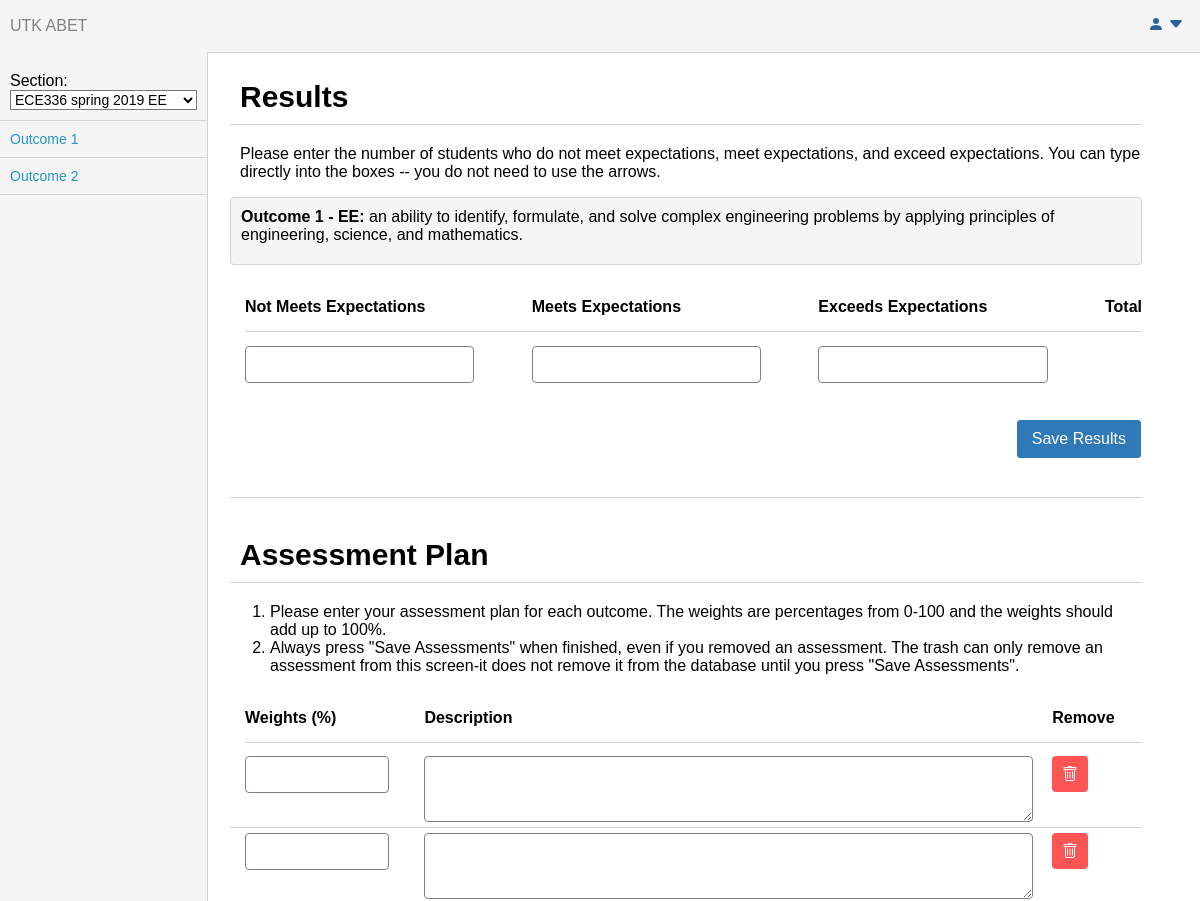
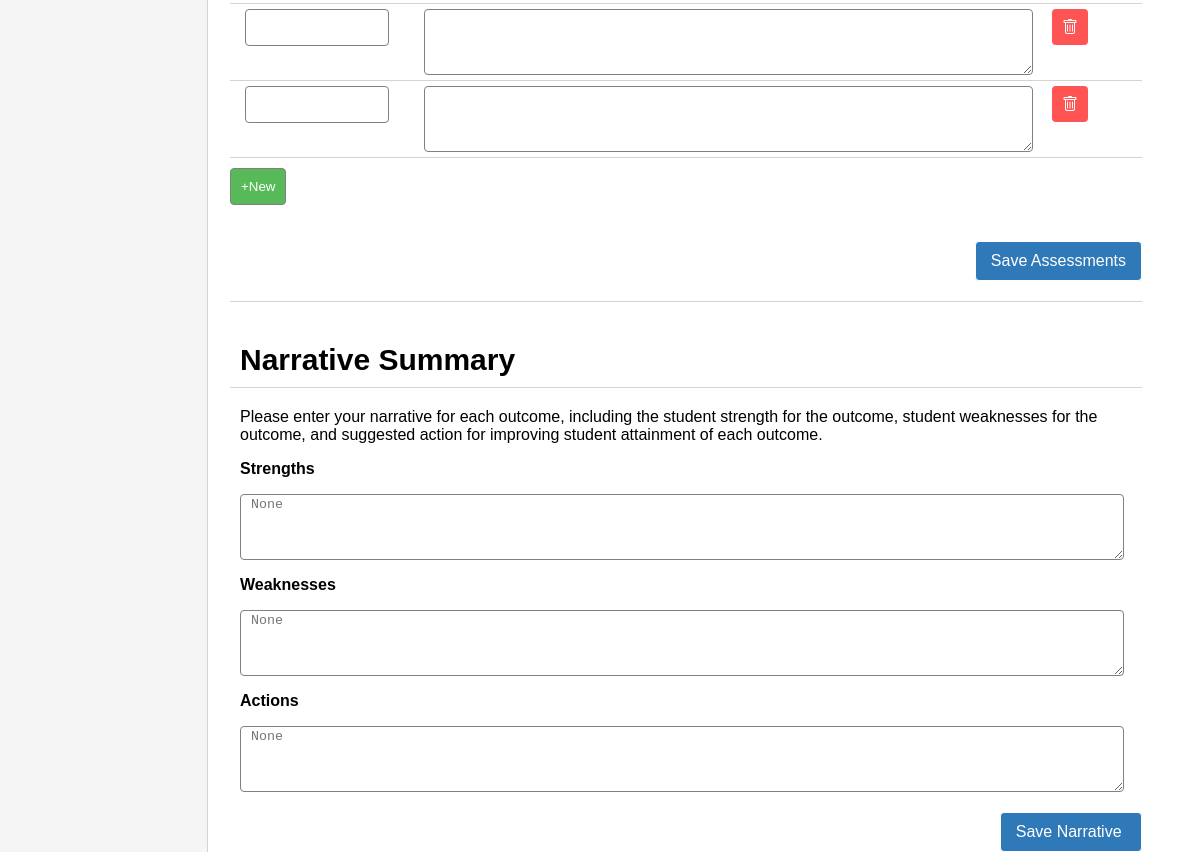
Screenshot of /webproj_4/abet.php?instructorId=13 with the database file from the repository (2 pictures, top to bottom).
### tables this page shows
CREATE TABLE Outcomes(
	outcomeId int(2) NOT NULL,
	outcomeDescription varchar(500) NOT NULL,
	major ENUM('CS', 'CpE', 'EE') NOT NULL,

	PRIMARY KEY (outcomeId, major)
);

### webproj_4/abet.php (the view, shortened to what this page needs)
<?php
	$instructorId = $_GET['instructorId'];
	$server = "dbs2.eecs.utk.edu";
	$usr = "schong3";
	$usr_pwd = "Csa316zx!@#";
	$db = "cosc465_schong3";
	$conn = mysqli_connect($server, $usr, $usr_pwd, $db);
	$query_sections =
		"SELECT DISTINCT s.sectionId, s.courseId, m.major, s.semester, s.year
		FROM Sections s
		NATURAL JOIN CourseOutcomeMapping m
		WHERE s.instructorId = ?
		ORDER BY s.year DESC, s.semester ASC;";
	if ($stmt_sections = mysqli_prepare($conn, $query_sections)){
		mysqli_stmt_bind_param($stmt_sections, "i", $instructorId);
		mysqli_stmt_execute($stmt_sections);
		mysqli_stmt_bind_result($stmt_sections, $sectionId, $courseId, $major, $semester, $year);
		$myArr_sections = array();
		while (mysqli_stmt_fetch($stmt_sections)){
			$mySectionObject = new \stdClass();
			$mySectionObject->sectionId = $sectionId;
			$mySectionObject->courseId = $courseId;
			$mySectionObject->major = $major;
			$mySectionObject->semester = $semester;
			$mySectionObject->year = $year;
			array_push($myArr_sections, $mySectionObject);
		}
	}
?>
<html lang="en">
	<link rel="stylesheet" href="abet.css">
	<body>
		<header>
			<div id="abet"> UTK ABET </div>
			<div id="profile" class="dropdown">
			 	<button onclick="myFunction()" class="dropbtn">
			  		<img src="person-fill.svg" class="person">
					<img src="caret-down-fill.svg" class="person">
				</button>
			</div>
		</header>
		<div id="container">
			<nav>
				<div class="section">
					<div> Section: </div>
					<div class="custom-select">
						<select name="Sections" id="Sections" onchange="selectedSectionHandler(this)">
<?php
	$i = 0;
	foreach ($myArr_sections as $section) {
	    echo "<option value=" . $i . '> ' . $section->courseId . ' ' . $section->semester . ' ' . $section->year . ' ' . $section->major .' ' . "</option>";
	    $i = $i + 1;
	}
?>
						</select>
					</div>
				</div>
<?php
	$index = 0;
	$selected = $myArr_sections[$index];
	$selected_sectionId = $selected->sectionId;
	$selected_major = $selected->major;
	$query_outcome =
		"SELECT o.outcomeId, o.outcomeDescription
		FROM Outcomes o
		NATURAL JOIN CourseOutcomeMapping m
		NATURAL JOIN Sections s
		WHERE s.sectionId = ? AND m.major = ?
		ORDER BY o.outcomeId;";
	if ($stmt_outcome = mysqli_prepare($conn, $query_outcome)){
		mysqli_stmt_bind_param($stmt_outcome, "is", $selected_sectionId, $selected_major);
		mysqli_stmt_execute($stmt_outcome);
		mysqli_stmt_bind_result($stmt_outcome, $outcomeId, $outcomeDescription);
		$myArr_outcome = array();
		while (mysqli_stmt_fetch($stmt_outcome)){
			$myOutcomeObject = new \stdClass();
			$myOutcomeObject->outcomeId = $outcomeId;
			$myOutcomeObject->outcomeDescription = $outcomeDescription;
			array_push($myArr_outcome, $myOutcomeObject);
		}
	}
	foreach ($myArr_outcome as $outcome){
		echo " <div id='outcome'> Outcome " . $outcome->outcomeId . "  </div> ";
	}
?>
			</nav>
			<main>
				<div class="results">
					<h1>Results </h1>
					<p> Please enter the number of students who do not meet expectations, meet expectations, and exceed expectations. You can type directly into the boxes -- you do not need to use the arrows.</p>
<?php
	$first_outcome = $myArr_outcome[0];
	echo "<div id='outcome-description'>  <strong> Outcome " . $first_outcome->outcomeId . " - " . $selected_major . ": </strong>" . $first_outcome->outcomeDescription . "</div>";
?>
					<form id="result-form">
						<div class="scores">
							<div class="score one">
								<h2> Not Meets Expectations </h2>
								<input type="number" name="qty" min="0" onblur="findTotal()">
							</div>
							<div class="score two">
								<h2> Meets Expectations </h2>
								<input type="number" name="qty" min="0" onblur="findTotal()">
							</div>
							<div class="score three">
								<h2> Exceeds Expectations </h2>
								<input type="number" name="qty" min="0" onblur="findTotal()">
							</div>
							<div class="score total">
								<h2> Total </h2>
							</div>
						</div>
					</form>
					<input type="submit" value="Save Results" id="submit-result" onclick="saveResult()">
				</div>
				<div class="assessments">
					<h1> Assessment Plan </h1>
					<p>
						<ol>
							<li> Please enter your assessment plan for each outcome. The weights are percentages from 0-100 and the weights should add up to 100%.
							<li> Always press "Save Assessments" when finished, even if you removed an assessment. The trash can only remove an assessment from this screen-it does not remove it from the database until you press "Save Assessments".
						</ol>
					</p>
					<form id="assessment-form">
					<div id=assessment-plans>
						<div class="plans">
							<div class="assessment weight">
								<h2> Weights (%) </h2>
								<input type="number" name="weight" min="0" max="100" >
							</div>
							<div class="assessment description">
								<h2> Description </h2>
								<textarea name="plan-description" id="plan-description" maxlength="400" rows="4"> </textarea>
							</div>
							<div class="assessment remove">
								<h2> Remove </h2>
								<img src="trash.svg" class="trash" onclick="removeRow(this)">
							</div>
						</div>
						<div class="plans">
							<div class="assessment weight">
								<input type="number" name="weight" min="0" max="100">
							</div>
							<div class="assessment description">
								<textarea name="plan-description" id="plan-description" maxlength="400" rows="4"> </textarea>
							</div>
							<div class="assessment remove">
								<img src="trash.svg" class="trash"onclick="removeRow(this)">
							</div>
						</div>
						<div class="plans">
							<div class="assessment weight">
								<input type="number" name="weight" min="0" max="100">
							</div>
							<div class="assessment description">
								<textarea name="plan-description" id="plan-description" maxlength="400" rows="4"> </textarea>
							</div>
							<div class="assessment remove">
								<img src="trash.svg" class="trash" onclick="removeRow(this)">
							</div>
						</div>
						<div class="plans">
							<div class="assessment weight">
								<input type="number" name="weight" min="0" max="100">
							</div>
							<div class="assessment description">
								<textarea name="plan-description" id="plan-description" maxlength="400" rows="4"> </textarea>
							</div>
							<div class="assessment remove">
								<img src="trash.svg" class="trash" onclick="removeRow(this)">
							</div>
						</div>
					</div>
						<div>
							<input type="button" name="add" value="+New" onclick="addNew()">
						</div>
					</form>
						<div>
							<input type="submit" value="Save Assessments" id="submit-assessments" onclick="saveAssessment()">
						</div>
				</div>
				<div class="narratives">
					<h1> Narrative Summary</h1>
					<p> Please enter your narrative for each outcome, including the student strength for the outcome, student weaknesses for the outcome, and suggested action for improving student attainment of each outcome. </p>
					<div id="strengths">
						<h3> Strengths</h3>
						<div class="strength description">
							<textarea id="strength" maxlength="2000" rows="4" placeholder="None"></textarea>
						</div>
					</div>
					<div id="weaknesses">
						<h3> Weaknesses </h3>
						<div class="weakness description">
							<textarea id="weakness" maxlength="2000" rows="4" placeholder="None"></textarea>
						</div>
					</div>
					<div id="actions">
						<h3> Actions </h3>
						<div class="action description">
							<textarea id="action" maxlength="2000" rows="4" placeholder="None"></textarea>
						</div>
					</div>
					<div>
						<input type="submit" value="Save Narrative " id="submit-narratives" onclick="saveNarrative()">
					</div>
				</div>
			</main>
		</div>
	</body>
</html>

### webproj_4/abet.css (style rules this page uses)
body { display: flex; flex-direction: column; height: 100%; width: 95%; margin: 10px auto; font-family: Arial; padding: 10px; }
header { padding-right: 10px; background-color: rgb(245,245,245); flex: 0 1 10%; display: flex; flex-direction: row; justify-content: space-between; align-items: center; border-bottom: 0.2px lightgray solid; position: fixed; top: 0; left: 0; width: 100%; }
#abet { flex: 0 1 30%; align-items: center; padding: 10px; color: gray; }
.person { filter: invert(0.5) sepia(1) saturate(5) hue-rotate(180deg) brightness(60%); }
#container { flex: 0 1 90%; display: flex; flex-direction: row; }
nav { padding-top: 10px; flex: 0 1 20%; background-color: rgb(245,245,245); border-right: 0.2px lightgray solid; position: fixed; top: 52px; height: 100%; left: 0; }
.section { padding: 10px; border-bottom: 0.2px lightgray solid; }
select { background-color: white; font-size: 14px; }
#outcome { color: rgb(37, 150, 190); padding: 10px; border-bottom: 0.2px lightgray solid; font-size: 14px; }
main { padding-top: 20px; flex: 0 1 80%; margin-left: 200px; }
.results { padding-bottom: 80px; }
h1 { font-size: 30px; padding-left: 10px; padding-top: 20px; padding-bottom: 10px; border-bottom: 0.2px lightgray solid; }
h2 { font-size: 16px; padding-bottom: 15px; border-bottom: 0.2px lightgray solid; }
h3 { font-size: 16px; }
p { padding-left: 10px; }
div { font-size: 16px; }
#outcome-description { background-color: rgb(245,245,245); padding: 10px; border: 0.2px lightgray solid; padding-bottom: 20px; border-radius: 4px; }
.scores { padding-top: 20px; padding-left: 15px; display: flex; flex-direction: row; font-size: 16px; }
.score { float: left; }
.one, .two, .three { flex: 0 1 33%; }
input[type=number] { width: 80%; border-radius: 4px; padding: 10px; border: 0.2px gray solid; }
input[type=submit] { float: right; color: white; background-color: rgba(48,121,184,255); padding: 10px; padding-left: 15px; padding-right: 15px; border-radius: 4px; font-size: 16px; border: 0.2px white solid; margin-top: 20px; }
.assessments { border-top: 0.2px lightgray solid; padding-bottom: 80px; border-bottom: 0.2px lightgray solid; }
.assessment { float: left; }
.plans { padding-top: 5px; padding-bottom: 5px; padding-left: 15px; display: flex; flex-direction: row; font-size: 16px; border-bottom: 0.2px lightgray solid; }
.weight { flex: 0 1 20%; }
.description { flex: 0 1 70%; }
.remove { flex: 0 1 10%; align-items: center; }
#plan-description { width: 97%; border: 0.2px gray solid; border-radius: 4px; }
.trash { background-color: rgb(0,171,171); filter: invert(100) ; padding: 10px; border-radius: 4px; }
input[type=button] { margin-top: 10px; color: white; background-color: rgba(88,185,88,255); border: 0.2px gray solid; border-radius: 4px; padding:10px; }
#strengths, #weaknesses, #actions { padding-left: 10px; }
#strength, #weakness, #action { width: 98%; border: 0.2px gray solid; border-radius: 4px; color: gray; padding-left: 10px; }
.dropbtn { background-color: rgb(245,245,245); padding: 16px; font-size: 16px; border: none; cursor: pointer; }
.dropdown { float: right; position: relative; display: inline-block; }

### rows the page displays
outcomes: outcomeId "1", outcomeDescription "an ability to identify, formulate, and solve complex engineering problems by applying principles of engineering, science, and mathematics."

### other values shown
$outcome->outcomeId "2"
$selected_major "EE"
form field Sections "ECE336 spring 2019 EE"
